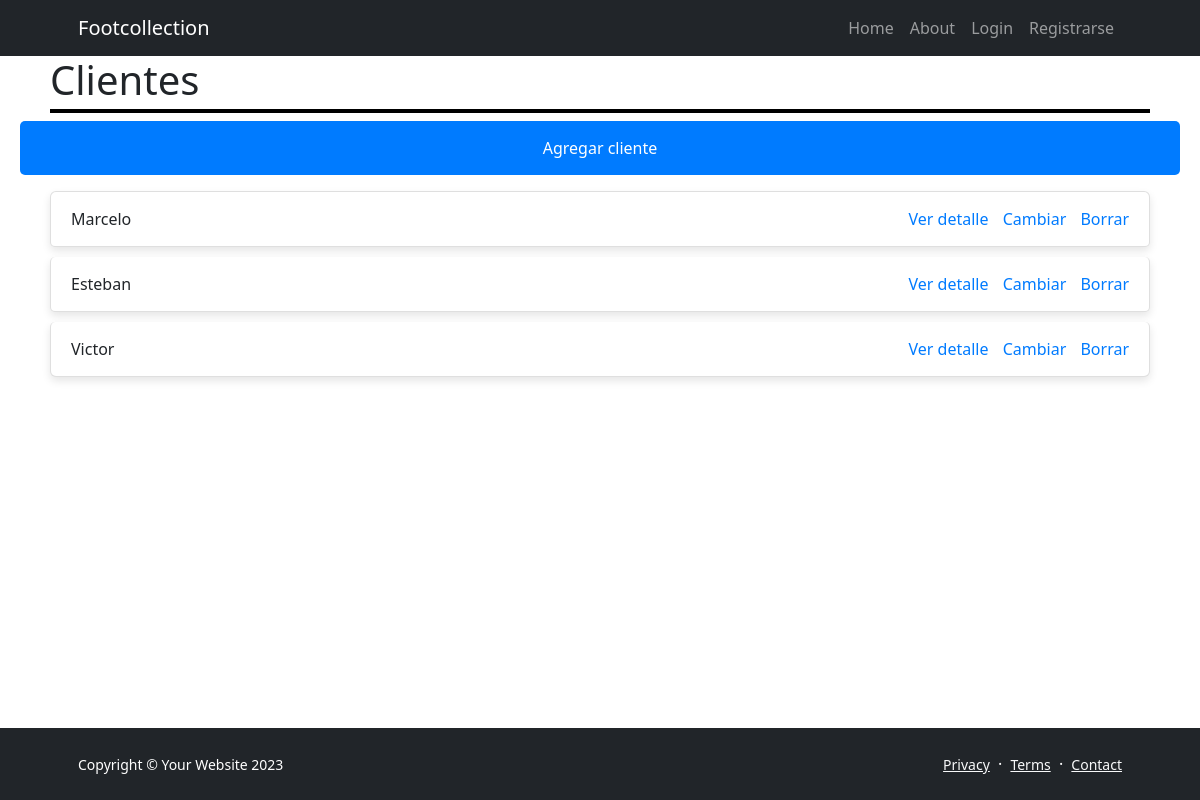
/clientes/, run on the app's committed database.
### Cliente/models.py (models this page shows, shortened)
class Cliente(models.Model):
    nombre = models.CharField(max_length=50)
    apellido = models.CharField(max_length=50)
    email = models.EmailField(max_length=100)
    pais_origen_id = models.ForeignKey(
        Pais, on_delete=models.SET_NULL, blank=True, null=True, verbose_name="país de origen"
    )
    avatar = models.ImageField(upload_to="avatares", null=True, blank=True)

### Cliente/views.py (the view)
# urls.py: path("", views.home, name="home"),
def home(request):
    query = models.Cliente.objects.all()
    context = {"clientes": query}
    return render(request, "Cliente/index.html", context)

### Cliente/templates/Cliente/index.html (shortened to what this page needs)
{% extends 'core/base.html' %}
{% block title %}
  <h1 class="titulo">Clientes</h1>
{% endblock title %}
{% block contenido %}
  <p><a href="{% url 'Cliente:cliente_create' %}" class="boton">Agregar cliente</a></p>
<div class="contenido">
    <ul class="list-group">
      {% for cliente in clientes %}
          <li class="list-group-item">
            {{ cliente.nombre }}
            <span>
              <a href="{% url 'Cliente:cliente_detail' cliente.id %}">Ver detalle</a>
              <a href="{% url 'Cliente:cliente_update' cliente.id %}">Cambiar</a>
              <a href="{% url 'Cliente:cliente_delete' cliente.id %}">Borrar</a>
            </span>
          </li>
      {% endfor %}
    </ul>
</div>
{% endblock contenido %}

### Cliente/templates/Cliente/index.html (style rules this page uses)
.titulo { margin-left: 50px; border-bottom: 4px solid black; padding-bottom: 5px; margin-right: 50px }
.contenido { margin: 0 50px; }
.boton { display: block; width: calc(100% - 40px); margin: 0 auto; background-color: #007bff; color: #fff; padding: 15px 20px; text-align: center; text-decoration: none; border: none; border-radius: 5px; cursor: pointer; font-size: 16px; box-sizing: border-box; }
.list-group-item { display: flex; justify-content: space-between; align-items: center; padding: 15px 20px; border-radius: 5px; margin-bottom: 10px; box-shadow: 0 4px 8px rgba(0, 0, 0, 0.1); transition: transform 0.2s; }
.list-group-item a { margin-left: 10px; text-decoration: none; color: #007bff; }

### data on the page
Cliente: nombre "Marcelo"
Cliente: nombre "Esteban"
Cliente: nombre "Victor"
